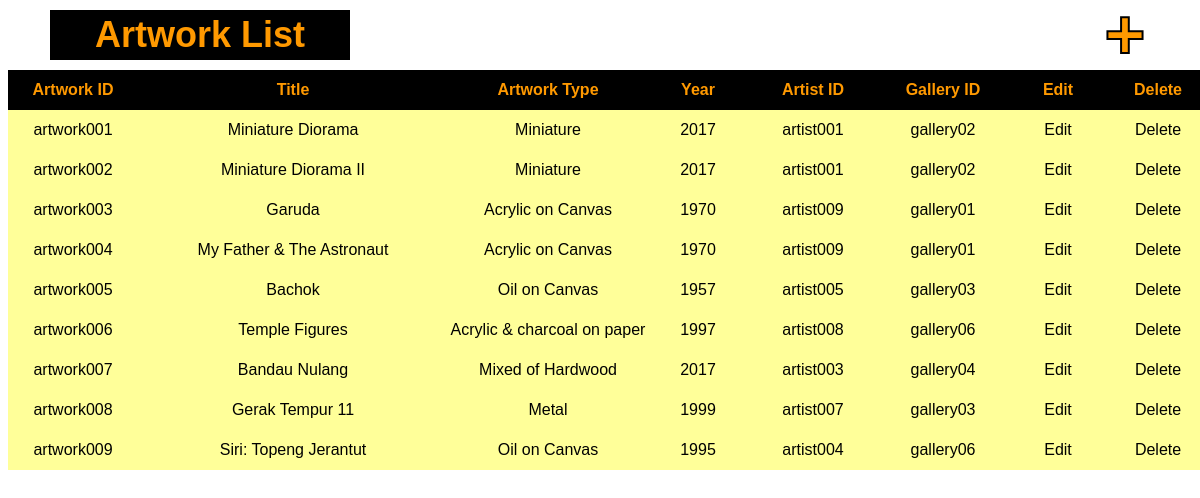
Page /artwork_list on the committed database.
### tables this page shows
CREATE TABLE "artwork" (
	"artwork_id"	TEXT NOT NULL,
	"title"	TEXT,
	"artwork_type"	TEXT,
	"year"	INTEGER,
	"artist_id"	TEXT,
	"gallery_id"	TEXT,
	"picture_name"	TEXT,
	PRIMARY KEY("artwork_id")
);

### appsart.py (the view)
@app.route('/artwork_list')
def list_artworks():
    rows=list_artwork()
    return render_template('artwork_list.html', rows=rows)

### modulart.py (called while the page is built)
def list_artwork():
  with sql.connect(connect_db) as db:
    qry = 'select * from artwork'
    result=db.execute(qry)
    return(result)

### templates/artwork_list.html (shortened to what this page needs)
<!DOCTYPE html PUBLIC "-//W3C//DTD XHTML 1.0 Transitional//EN" "http://www.w3.org/TR/xhtml1/DTD/xhtml1-transitional.dtd">
<html xmlns="http://www.w3.org/1999/xhtml">
<head>
<link rel="stylesheet" type="text/css" href="../static/CSS/style.css">
</head>
<body>
	<div id="title1">
    	<div id="title2">
        	Artwork List
        </div>
        <a href="/new_artwork" class="add">
        </a>
    </div>
    <div id="body4">
    	<div id="row5">
        	<div id="a1">
            	Artwork ID
            </div>
        	<div id="a2">
            	Title
            </div>
        	<div id="a3">
            	Artwork Type
            </div>
        	<div id="a4">
            	Year
            </div>
        	<div id="a1">
            	Artist ID
            </div>
        	<div id="a1">
            	Gallery ID
            </div>
        	<div id="a5">
            	Edit
            </div>
        	<div id="a5">
            	Delete
            </div>
        </div>
        {% for row in rows %}
        <div id="row6">
        	<div id="a1">
            	{{row[0]}}
            </div>
        	<div id="a2">
            	{{row[1]}}
            </div>
        	<div id="a3">
            	{{row[2]}}
            </div>
        	<div id="a4">
            	{{row[3]}}
            </div>
        	<div id="a1">
            	{{row[4]}}
            </div>
        	<div id="a1">
            	{{row[5]}}
            </div>
        	<div id="a5">
            	<a href='/edit_artwork/{{row[0]}}' class="ED">Edit</a>
            </div>
        	<div id="a5">
            	<a href='/delete_artwork/{{row[0]}}' class="ED">Delete</a>
            </div>
        </div>
		{% endfor %}
    </div>
</body>
</html>

### static/CSS/style.css (style rules this page uses)
body { font-family:Arial, Helvetica, sans-serif; }
#title1 { width:1100px; height:50px; background:transparent; float:both; margin:10px auto; }
#title2 { width:300px; height:50px; background:black; float:left; font-size:36px; vertical-align:middle; line-height:50px; color:#F90; font-weight:bold; text-align:center; }
.add { width:50px; height:50px; float:right; background:transparent; font-size:70px; font-weight:bold; text-align:center; vertical-align:middle; line-height:50px; -webkit-text-fill-color: #F90; -webkit-text-stroke-width: 2px; -webkit-text-stroke-color: black; cursor:pointer; text-decoration:none; }
.ED { text-decoration:none; color:black; }
#body4 { width:1200px; height:auto; float:both; background:transparent; margin:auto; }
#row5 { width:1200px; height:40px; float:left; background:black; text-align:center; font-size:16px; font-weight:bold; vertical-align:middle; line-height:40px; color:#F90; }
#row6 { width:1200px; height:40px; float:left; background:#FF9; text-align:center; font-size:16px; vertical-align:middle; line-height:40px; color:black; }
#a1 { width:130px; height:40px; float:left; background:transparent; }
#a2 { width:310px; height:40px; float:left; background:transparent; }
#a3 { width:200px; height:40px; float:left; background:transparent; }
#a4 { width:100px; height:40px; float:left; background:transparent; }
#a5 { width:100px; height:40px; float:left; background:transparent; }

### rows in the picture
artwork: artwork_id "artwork001", title "Miniature Diorama", artwork_type "Miniature", year "2017", artist "artist001", gallery "gallery02"
artwork: artwork_id "artwork002", title "Miniature Diorama II", artwork_type "Miniature", year "2017", artist "artist001", gallery "gallery02"
artwork: artwork_id "artwork003", title "Garuda", artwork_type "Acrylic on Canvas", year "1970", artist "artist009", gallery "gallery01"
artwork: artwork_id "artwork004", title "My Father & The Astronaut", artwork_type "Acrylic on Canvas", year "1970", artist "artist009", gallery "gallery01"
artwork: artwork_id "artwork005", title "Bachok", artwork_type "Oil on Canvas", year "1957", artist "artist005", gallery "gallery03"
artwork: artwork_id "artwork006", title "Temple Figures", artwork_type "Acrylic & charcoal on paper", year "1997", artist "artist008", gallery "gallery06"
artwork: artwork_id "artwork007", title "Bandau Nulang", artwork_type "Mixed of Hardwood", year "2017", artist "artist003", gallery "gallery04"
artwork: artwork_id "artwork008", title "Gerak Tempur 11", artwork_type "Metal", year "1999", artist "artist007", gallery "gallery03"
artwork: artwork_id "artwork009", title "Siri: Topeng Jerantut", artwork_type "Oil on Canvas", year "1995", artist "artist004", gallery "gallery06"
